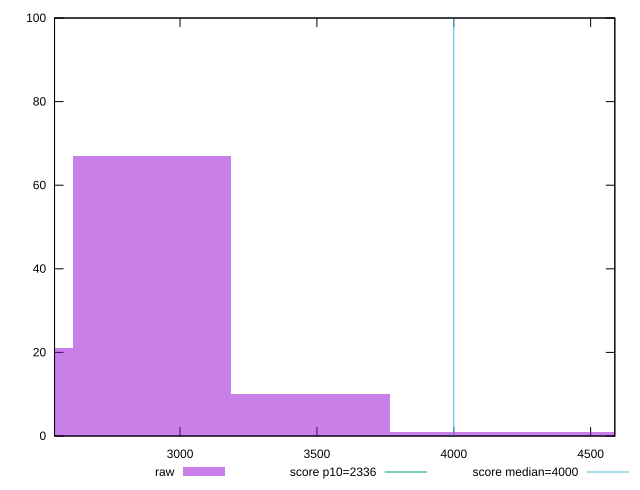

gnuplot code for this plot:
reset

$raw <<EOF
2896.9217735937723 67
3476.306128312527 10
2317.537418875018 21
4055.6904830312815 1
4635.074837750036 1
EOF

set key outside below
set boxwidth 579.3843547187545
set xrange [2541.379:4588.346]
set yrange [0:100]
set trange [0:100]
set style fill transparent solid 0.5 noborder

set parametric
set terminal svg size 640, 490 enhanced background rgb 'white'
set output "reports/report_00027_2021-02-24T12-40-31.850Z/first-contentful-paint/samples/astro/raw/histogram.svg"

plot $raw title "raw" with boxes, \
     2336,t title "score p10=2336", \
     4000,t title "score median=4000"

reset
